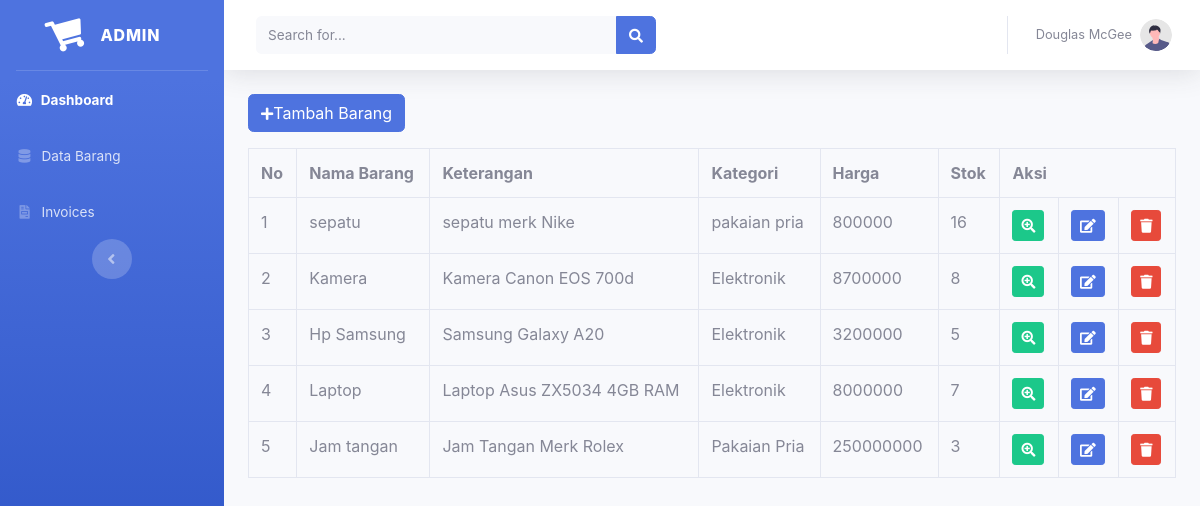
Page /index.php/admin/data_barang on the committed database.
### tables this page shows
CREATE TABLE `tb_barang` (
  `id_brg` int(11) NOT NULL,
  `nama_brg` varchar(128) NOT NULL,
  `keterangan` varchar(255) NOT NULL,
  `kategori` varchar(50) NOT NULL,
  `harga` int(11) NOT NULL,
  `stok` int(4) NOT NULL,
  `gambar` text NOT NULL
);

### application/controllers/admin/data_barang.php (called while the page is built, shortened)
<?php
 class Data_barang extends CI_Controller{
 	public function index()
 	{
 		$data['barang'] = $this->model_barang->tampil_data()->result();
 		$this->load->view('templates_admin/header');
 		$this->load->view('templates_admin/sidebar');
 		$this->load->view('admin/data_barang', $data);
 		$this->load->view('templates_admin/footer');
 	}
}

### index.php (called while the page is built, shortened)
<?php
require_once BASEPATH.'core/CodeIgniter.php';

### application/models/model_barang.php (called while the page is built, shortened)
<?php
class Model_barang extends CI_Model{
	public function tampil_data(){
		return $this->db->get('tb_barang');
	}
}
 ?>

### application/views/admin/data_barang.php (the view, shortened to what this page needs)
<div class="container-fluid">
	<button class="btn btn-primary mb-3" data-toggle="modal" data-target="#tambah_barang"><i class="fas fa-plus fa-sm"></i>Tambah Barang</button>
	<table class="table table-bordered">
		<tr>
			<th>No</th>
			<th>Nama Barang</th>
			<th>Keterangan</th>
			<th>Kategori</th>
			<th>Harga</th>
			<th>Stok</th>
			<th colspan="3">Aksi</th>
		</tr>
		<?php
		$no = 1;
		foreach ($barang as $brg): ?>
			<tr>
				<td><?= $no++ ?></td>
				<td><?= $brg->nama_brg ?></td>
				<td><?= $brg->keterangan ?></td>
				<td><?= $brg->kategori ?></td>
				<td><?= $brg->harga ?></td>
				<td><?= $brg->stok ?></td>
				<td><div class="btn btn-success btn-sm"><i class="fas fa-search-plus"></i></div></td>
				<td><?= anchor('admin/data_barang/edit/' .$brg->id_brg,'<div class="btn btn-primary btn-sm"><i class="fa fa-edit"></i></div>') ?></td>
				<td><?= anchor('admin/data_barang/hapus/' .$brg->id_brg,'<div class="btn btn-danger btn-sm"><i class="fa fa-trash"></i></div>') ?></td>
			</tr>
		<?php endforeach; ?>
	</table>
</div>

### rows in the picture
tb_barang: nama_brg "sepatu", keterangan "sepatu merk Nike", kategori "pakaian pria", harga "800000", stok "16"
tb_barang: nama_brg "Kamera", keterangan "Kamera Canon EOS 700d", kategori "Elektronik", harga "8700000", stok "8"
tb_barang: nama_brg "Hp Samsung", keterangan "Samsung Galaxy A20", kategori "Elektronik", harga "3200000", stok "5"
tb_barang: nama_brg "Laptop", keterangan "Laptop Asus ZX5034 4GB RAM", kategori "Elektronik", harga "8000000", stok "7"
tb_barang: nama_brg "Jam tangan", keterangan "Jam Tangan Merk Rolex", kategori "Pakaian Pria", harga "250000000", stok "3"
